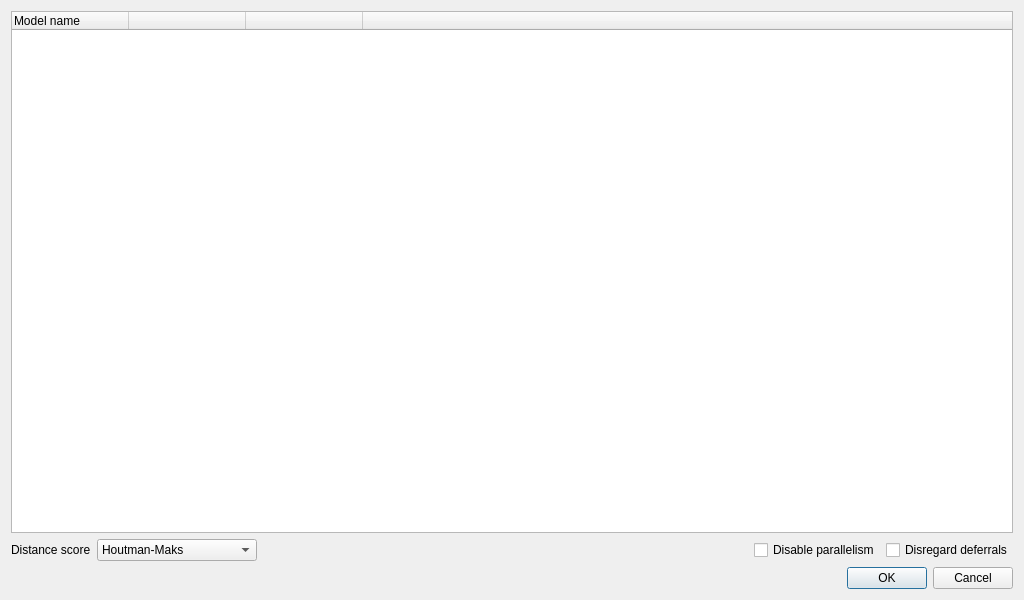
<?xml version="1.0" encoding="UTF-8"?>
<ui version="4.0">
 <class>Estimation</class>
 <widget class="QDialog" name="Estimation">
  <property name="geometry">
   <rect>
    <x>0</x>
    <y>0</y>
    <width>1024</width>
    <height>600</height>
   </rect>
  </property>
  <property name="windowTitle">
   <string>Estimation</string>
  </property>
  <layout class="QVBoxLayout" name="verticalLayout">
   <item>
    <widget class="QTreeWidget" name="twModels">
     <property name="editTriggers">
      <set>QAbstractItemView::NoEditTriggers</set>
     </property>
     <property name="alternatingRowColors">
      <bool>false</bool>
     </property>
     <property name="selectionMode">
      <enum>QAbstractItemView::NoSelection</enum>
     </property>
     <property name="wordWrap">
      <bool>false</bool>
     </property>
     <attribute name="headerDefaultSectionSize">
      <number>117</number>
     </attribute>
     <attribute name="headerStretchLastSection">
      <bool>true</bool>
     </attribute>
     <column>
      <property name="text">
       <string>Model name</string>
      </property>
     </column>
     <column>
      <property name="text">
       <string> </string>
      </property>
     </column>
     <column>
      <property name="text">
       <string> </string>
      </property>
     </column>
     <column>
      <property name="text">
       <string> </string>
      </property>
     </column>
    </widget>
   </item>
   <item>
    <layout class="QHBoxLayout" name="horizontalLayout">
     <item>
      <widget class="QLabel" name="label">
       <property name="text">
        <string>Distance score</string>
       </property>
      </widget>
     </item>
     <item>
      <widget class="QComboBox" name="cbDistanceScore">
       <item>
        <property name="text">
         <string>Houtman-Maks</string>
        </property>
       </item>
       <item>
        <property name="text">
         <string>Jaccard-Houtman-Maks</string>
        </property>
       </item>
      </widget>
     </item>
     <item>
      <spacer name="horizontalSpacer">
       <property name="orientation">
        <enum>Qt::Horizontal</enum>
       </property>
       <property name="sizeHint" stdset="0">
        <size>
         <width>318</width>
         <height>20</height>
        </size>
       </property>
      </spacer>
     </item>
     <item>
      <widget class="QCheckBox" name="cbDisableParallelism">
       <property name="text">
        <string>Disable parallelism</string>
       </property>
      </widget>
     </item>
     <item>
      <widget class="QCheckBox" name="cbDisregardDeferrals">
       <property name="text">
        <string>Disregard deferrals</string>
       </property>
      </widget>
     </item>
    </layout>
   </item>
   <item>
    <widget class="QDialogButtonBox" name="buttonBox">
     <property name="orientation">
      <enum>Qt::Horizontal</enum>
     </property>
     <property name="standardButtons">
      <set>QDialogButtonBox::Cancel|QDialogButtonBox::Ok</set>
     </property>
    </widget>
   </item>
  </layout>
 </widget>
 <resources/>
 <connections>
  <connection>
   <sender>buttonBox</sender>
   <signal>accepted()</signal>
   <receiver>Estimation</receiver>
   <slot>accept()</slot>
   <hints>
    <hint type="sourcelabel">
     <x>248</x>
     <y>254</y>
    </hint>
    <hint type="destinationlabel">
     <x>157</x>
     <y>274</y>
    </hint>
   </hints>
  </connection>
  <connection>
   <sender>buttonBox</sender>
   <signal>rejected()</signal>
   <receiver>Estimation</receiver>
   <slot>reject()</slot>
   <hints>
    <hint type="sourcelabel">
     <x>316</x>
     <y>260</y>
    </hint>
    <hint type="destinationlabel">
     <x>286</x>
     <y>274</y>
    </hint>
   </hints>
  </connection>
 </connections>
</ui>
